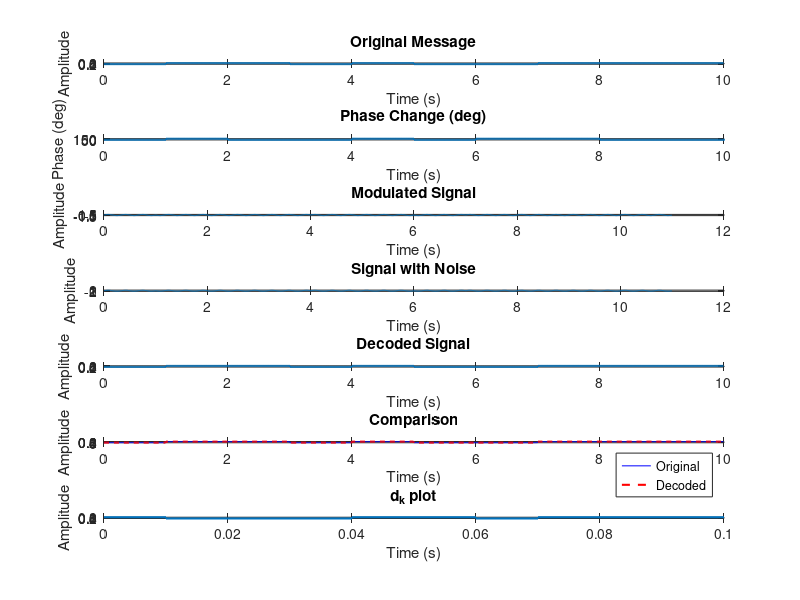

Write MATLAB code to recreate this figure.
clc; clear; close all;
N_bits = 10;       
Fs = 100;          
T = 1;            

t_mod = 0:1/Fs:(N_bits+1)*T-1/Fs;    
t_msg = 0:1/Fs:N_bits*T-1/Fs;        

mk = [0 1 1 0 1 0 0 1 1 1];   
d = zeros(1, N_bits+1);         
d(1) = 1;                     

for k = 1:N_bits
    if mk(k) == 0
        d(k+1) = ~d(k);        
    else
        d(k+1) = d(k);         
    end
end 

signal = ones(size(d));
signal(d==0) = -1;


phase = zeros(size(d));
phase(1) = 0;
for k = 2:length(d)
    if d(k) ~= d(k-1)
        phase(k) = 180;    % 180° change when bit flips
    else
        phase(k) = 0;      % No change when bit stays same
    end
end

fc = 3;                         
norm = sqrt(2/T);               
carrier = norm * sin(2*pi*fc*t_mod);
mod_signal = repelem(signal, Fs*T) .* carrier;

snr = 25;
noisy_signal = awgn(mod_signal,snr, 'measured');

demod = noisy_signal .* carrier;
integrated = sum(reshape(demod, Fs*T, []))/(Fs*T);
received = ones(size(integrated));
received(integrated < 0) = 0;

decoded = zeros(1, length(received)-1);
for k = 1:length(decoded)
    if received(k+1) == received(k)
        decoded(k) = 1;    
    else
        decoded(k) = 0;   
    end
end

msg_plot = repelem(mk, Fs*T);
dec_plot = repelem(decoded, Fs*T);
phase_plot = repelem(phase, Fs*T);

figure
subplot(7,1,1)
stairs(t_msg, msg_plot,'LineWidth', 1.5)
title('Original Message')
xlabel('Time (s)')
ylabel('Amplitude')
ylim([-0.1 1.1])

subplot(7,1,2)
stairs(t_mod, phase_plot,'LineWidth', 1.5)
title('Phase Change (deg)')
xlabel('Time (s)')
ylabel('Phase (deg)')
ylim([-10 190])
xlim([0 10])

subplot(7,1,3)
plot(t_mod, mod_signal)
title('Modulated Signal')
xlabel('Time (s)')
ylabel('Amplitude')

subplot(7,1,4)
plot(t_mod, noisy_signal)
title('Signal with Noise')
xlabel('Time (s)')
ylabel('Amplitude')

subplot(7,1,5)
stairs(t_msg, dec_plot(1:N_bits*Fs*T), 'LineWidth', 1.5)
title('Decoded Signal')
xlabel('Time (s)')
ylabel('Amplitude')
ylim([-0.1 1.1])

subplot(7,1,6)
plot(t_msg, msg_plot, 'b', t_msg, dec_plot(1:N_bits*Fs*T), 'r--', 'LineWidth', 1.5)
legend('Original', 'Decoded')
title('Comparison')
xlabel('Time (s)')
ylabel('Amplitude')
ylim([-0.1 1.1])

subplot(7,1,7)
stairs(t_msg(1:length(d)),d, 'LineWidth',1.5);
xlabel("Time (s)")
ylabel("Amplitude")
title("d_k plot")

disp(d);

